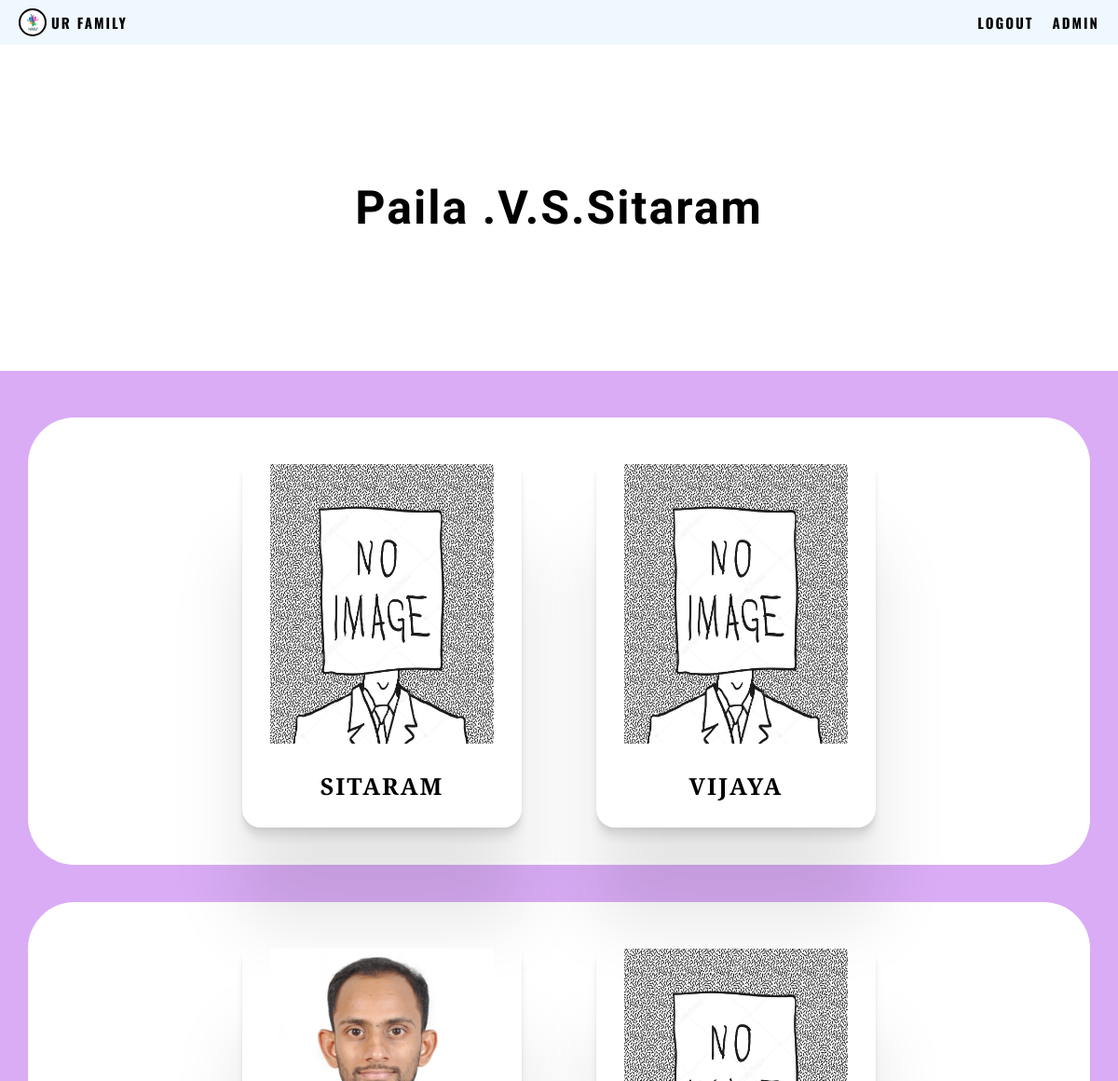
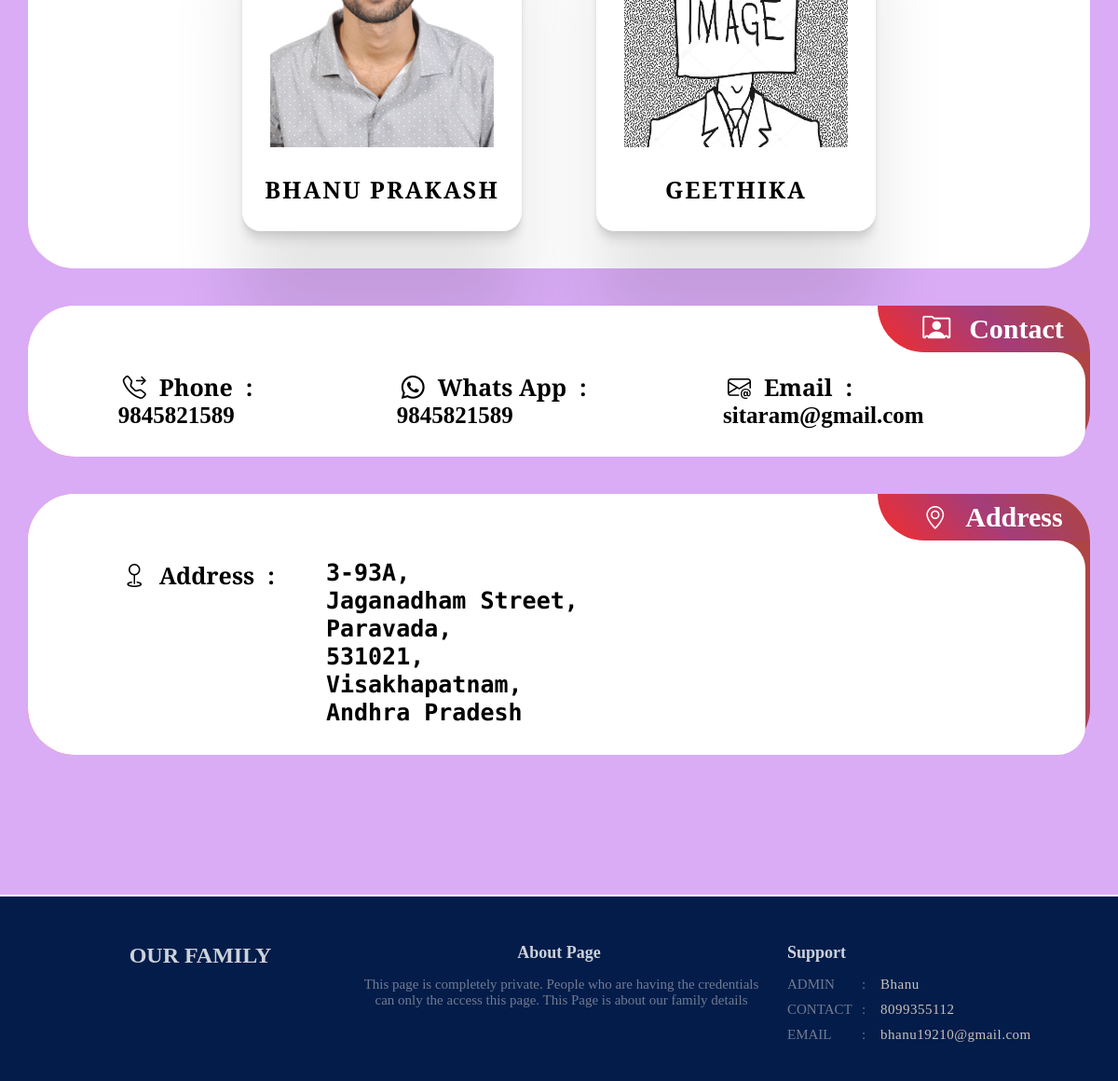
Page /Gen1/Gen2/PVS-Sitaram/ (signed in) on the committed database (2 pictures, top to bottom).
### base/models.py (models this page shows, shortened)
class Genration_02(models.Model):
     parent = models.ForeignKey(Genration_01, on_delete=models.CASCADE)
     title_name = models.CharField(max_length=200,null=True)
     name = models.CharField(max_length=100)
     main_dp = models.ImageField(upload_to='dp',blank=True)
     partner = models.CharField(max_length=100, null=True , blank=True)
     partner_dp = models.ImageField(upload_to='dp',blank=True)
     gen_code = models.IntegerField(choices=Gen_code)
     gender = models.CharField(max_length=10,choices=gender)
     whatsapp_no = models.BigIntegerField(null = True , blank= True)
     phone_no = models.BigIntegerField(null = True , blank= True)
     email = models.EmailField(null=True,blank=True)
     d_no = models.CharField(max_length=10,null=True)
     street = models.CharField(max_length=40)
     mandal = models.CharField(max_length=100)
     pin_code = models.CharField(max_length=100)
     district = models.CharField(max_length=100)
     co_state = models.CharField(max_length=100)
     parent_slug = models.SlugField(max_length = 20,choices=slug)
     slug = models.SlugField(default="",null=True)

class Genration_03(models.Model):
     parent = models.ForeignKey(Genration_02, on_delete=models.CASCADE)
     title_name = models.CharField(max_length=200,null=True)
     name = models.CharField(max_length=100)
     main_dp = models.ImageField(upload_to='dp',blank=True)
     partner = models.CharField(max_length=100, null=True , blank=True)
     partner_dp = models.ImageField(upload_to='dp',blank=True)
     gen_code = models.IntegerField(choices=Gen_code)
     gender = models.CharField(max_length=10,choices=gender)
     whatsapp_no = models.BigIntegerField(null = True , blank= True)
     phone_no = models.BigIntegerField(null = True , blank= True)
     email = models.EmailField(null=True,blank=True)
     d_no = models.CharField(max_length=10,null=True)
     street = models.CharField(max_length=40)
     mandal = models.CharField(max_length=100)
     pin_code = models.CharField(max_length=100)
     district = models.CharField(max_length=100)
     co_state = models.CharField(max_length=100)
     parent_slug = models.SlugField(max_length = 20,choices=slug)
     slug = models.SlugField(default="",null=True)

### base/views.py (the view)
# urls.py: path('Gen1/Gen2/<slug:slug>/',views.bro, name = 'bro'),
@login_required(login_url  = 'login_page')
def bro(request,slug):
    fam = Genration_02.objects.get(slug = slug)
    memb = Genration_03.objects.all()
    context = {'room':memb,'check':fam,'Male':'M','Female':'F','gen_code':'hello'}
    return render(request,'base/mahalaxminaidu.html',context)

### base/templates/base/mahalaxminaidu.html (shortened to what this page needs)
<!DOCTYPE html>
{%load static%}
<html lang="en">
<head>
    <link rel="stylesheet" href="{% static 'styles/fonts.css' %}">
    <link rel="stylesheet" href="{% static 'styles/footer_responsive.css' %}">
    <link rel="stylesheet" href="{% static 'styles/level_one_c.css' %}">
    <link rel="stylesheet" href="{% static 'styles/main_cs.css' %}">
</head>
<body>
   <div class="container">
    <div>
        <div class="one">
            <div class="nav_bar">
                <div class="logo" id="border">
                    <div class="image"></div>
                    <a href="{% url 'family' check.parent_slug %}">
                        <h2 style="color: rgb(2, 2, 2);">UR FAMILY</h2>
                    </a>
                </div>
               <ul class="menu2" id="border">
                    <li id="font"><a href="{% url 'logout' %}">Logout</a></li>
                    <li id="font"><a href="#admin">Admin</a></li>
               </ul>
            </div>
        </div>
    <div class="content">
    {% if check.gender == 'M' %}
        <div class="box1" id="">
            <div class="b1_left1 border">
               {{check.title_name}}
                 <br>
            </div>
        </div>
    {% endif %}
        <div class="box2 box" id="son">
        {% if check.gender == 'M' %}
            <a href="">
                <div class="holder">
                    <div class="photo">
                        {% if check.main_dp %}
                            <img src="{{check.main_dp.url}}" alt="">
                        {%else%}
                            <img src="{% static 'images/no image.jpg' %}" alt="">
                        {%endif%}
                    </div>
                    <div class="name">
                        <h1>{{check.name}}</h1>
                    </div>
                </div>
            </a>
        {% endif %}
        {% if check.gender == 'M' %}
            {% if check.partner != True and  check.partner != None %}
                <a href="">
                    <div class="holder">
                        <div class="photo">
                            {% if check.main_dp %}
                                <img src="{{check.main_dp.url}}" alt="">
                            {%else%}
                                <img src="{% static 'images/no image.jpg' %}" alt="">
                            {%endif%}
                        </div>
                        <div class="name">
                                <h1>{{check.partner}}</h1>
                        </div>
                    </div>
                </a>
            {% endif %}
        {% endif %}
        </div>
        <div class="box3 box" id="so">
            {% for room in room %}
                {% if room.parent == check %}
                    <a href="{% url 'sis' room.slug %}">
                        <div class="holder">
                            <div class="photo">
                                {% if room.main_dp %}
                                    <img src="{{room.main_dp.url}}" alt="">
                                {%else%}
                                    <img src="{% static 'images/no image.jpg' %}" alt="">
                                {%endif%}
                            </div>
                            <div class="name">
                                <h1>{{room.name}}</h1>
                            </div>
                        </div>
                    </a>
                {% endif %}
            {% endfor %}
        </div>
        <div class="contact box get_in_touch" id="contact">
            <div class="container">
                <div class="top">
                    <div class="left_empty"></div>
                    <div class="right_wbg">
                        <div class="contact_logo">
                            <h1><i class="bi bi-person-rolodex"></i></i>Contact</h1>
                        </div>
                    </div>
                </div>
                <div class="bottom">
                    <div class="details">
                        <div>
                            <i class="bi bi-telephone-forward"></i>
                            <p id="start">Phone</p>
                            <p id="middle">:</p>
                            <b><h3 id="align">{{check.phone_no}}</h3></b>
                        </div>
                        <div>
                            <i class="bi bi-whatsapp"></i>
                            <p id="start">Whats App</p>
                            <p id="middle">:</p>
                            <b><h3 id="align">{{check.whatsapp_no}}</h3></b>
                        </div>
                        <div>
                            <i class="bi bi-envelope-at"></i>
                            <p id="start">Email</p>
                            <p id="middle">:</p>
                            <b><h3 id="align">{{check.email}}</h3></b>
                        </div>
                    </div>
                </div>
            </div>
        </div>
        <div class="contact box get_in_touch" id="contact">
            <div class="container">
                <div class="top">
                    <div class="left_empty"></div>
                    <div class="right_wbg">
                        <div class="contact_logo">
                            <h1><i class="bi bi-geo-alt"></i>Address</h1>
                        </div>
                    </div>
                </div>
                <div class="bottom">
                    <div class="details ad">
                        <div>
                            <i class="bi bi-geo"></i>
                            <p id="start">Address</p>
                            <p id="middle">:</p>
                        </div>
                        <div>
                            <b><h3 id="align">{{check.d_no}}, <br>
                                {{check.street}}, <br>
                                {{check.mandal}}, <br>
                                {{check.pin_code}}, <br>
                                {{check.district}}, <br>
                                {{check.co_state}} </h3>
                            </b>
                        </div>
                    </div>
                </div>
            </div>
        </div>
    </div>
    <div class="footer" id="admin">
        <div class="margin_box">
            <div class="container container3">
                <div class="section1 section" id="border">
                    <h2>OUR  family</h2>
                </div>
                <div class="section2 section" id="border">
                    <h5>About Page</h5>
                    <div>
                        <p>This page is completely private. People who are having the credentials
                            can only the access this page. This Page is about our family details
                        </p>
                    </div>
                </div>
                <div class="section3 section" id="border">
                    <h5>Support</h5>
                    <ul class="not_responsive">
                        <div>
                            <p class="s3start">Admin</p>
                            <p class="s3middle">:</p>
                            <p class="s3bottom">Bhanu</p>
                        </div>
                        <div>
                            <p class="s3start">Contact</p>
                            <p class="s3middle">:</p>
                            <p class="s3bottom">8099355112</p>
                        </div>
                        <div>
                            <p class="s3start">Email</p>
                            <p class="s3middle">:</p>
                            <p class="s3bottom">bhanu19210@gmail.com</p>
                        </div>
                    </ul>
                </div>
            </div>
        </div>
    </div>
    </div>
   </div>
</body>
</html>

### static/styles/footer_responsive.css (style rules this page uses)
* { margin: 0; padding: 0; box-sizing: border-box; list-style-type: none; text-decoration: none; }
body { background-color: rgb(3, 28, 73); }
.footer { margin-top: 150px; border-top: 2px solid white; width: 100%; height: 200px; background-color: rgb(3, 28, 73); padding-top: 50px; }
.footer .container3 { width:90%; height: auto; margin: auto; display: flex; justify-content: space-around; }
.container .section { width: 300px; height: auto; }
.container .section1 h2 { text-align: center; color: rgba(255, 255, 255,0.8); text-transform: uppercase; }
.footer .section2 { width:auto; height: auto; }
.footer .section2 h5 { text-align: center; font-size: 18px; margin-bottom: 15px; color: rgba(255, 255, 255,0.8); }
.footer .section2 p { color: rgba(223, 217, 217,0.5); width: 450px; font-size: 15px; margin-bottom: 15px; padding: 0px 0px 10px 5px; text-align: center; }
.footer .section3 { padding-left: 10px; }
.footer .section3 h5 { font-size: 18px; margin-bottom: 15px; color: rgba(255, 255, 255,0.8); }
.footer .section3 ul div { color: rgba(223, 217, 217,0.5); font-size: 15px; margin-bottom: 10px; }
.section3 .not_responsive div { display: flex; }
.section3 .not_responsive div .s3start { width: 80px; text-transform: uppercase; }
.section3 .not_responsive div .s3middle { width: 20px; }
.section3 .not_responsive div .s3bottom { width: 50px; color: rgba(250, 235, 215, 0.8); letter-spacing: 0.5px; }

### static/styles/level_one_c.css (style rules this page uses)
* { margin: 0; padding: 0; box-sizing: border-box; text-decoration: none; list-style-type: none; }
.one { padding-bottom: 64px; position: relative; top: 0; }
.one .nav_bar { position: fixed; width: 100%; height: 64px; background-color:aliceblue; color: white; top: 0; display: flex; z-index: 10; }
.nav_bar .logo { width: 40%; display: flex; padding: 0px 20px; justify-content: start; align-items: center; }
.nav_bar .logo .image { background-image: url('../images/family-logo.jpg'); background-size: cover; width: 40px; height:40px; background-color: aquamarine; border-radius: 50%; border: 2px solid black; }
.logo h2 { margin-left: 10px; }
.nav_bar .menu2 { display: none; }
@media (max-width:1200px) { .nav_bar .logo { width: 100%; } }
@media (max-width:1200px) { .one { padding-bottom: 48px; } }
@media (max-width:1200px) { .one .nav_bar { height: 48px; } }
@media (max-width:1200px) { .nav_bar .logo .image { width: 30px; height: 30px; } }
@media (max-width:1200px) { .logo h2 { font-size: 15px; font-family: 'Oswald', sans-serif; letter-spacing: 2px; font-weight: bold; margin-left: 5px; } }
@media (max-width:1200px) { .nav_bar .menu2 { width: 60%; display: flex; justify-content: end; align-items: center; margin-right: 10px; } }
@media (max-width:1200px) { .nav_bar .menu2 li a { font-size: 15px; font-family: 'Oswald', sans-serif; letter-spacing: 2px; text-transform: uppercase; color: rgb(3, 3, 3); font-weight: bold; padding: 5px 10px; } }

### rows in the picture
Genration_02: title_name "Paila .V.S.Sitaram", name "SITARAM", partner "VIJAYA", phone_no "9845821589", whatsapp_no "9845821589", email "sitaram@gmail.com", d_no "3-93A", street "Jaganadham Street", mandal "Paravada", pin_code "531021", district "Visakhapatnam", co_state "Andhra Pradesh"
Genration_03: main_dp (picture), name "BHANU PRAKASH"
Genration_03: name "GEETHIKA"
